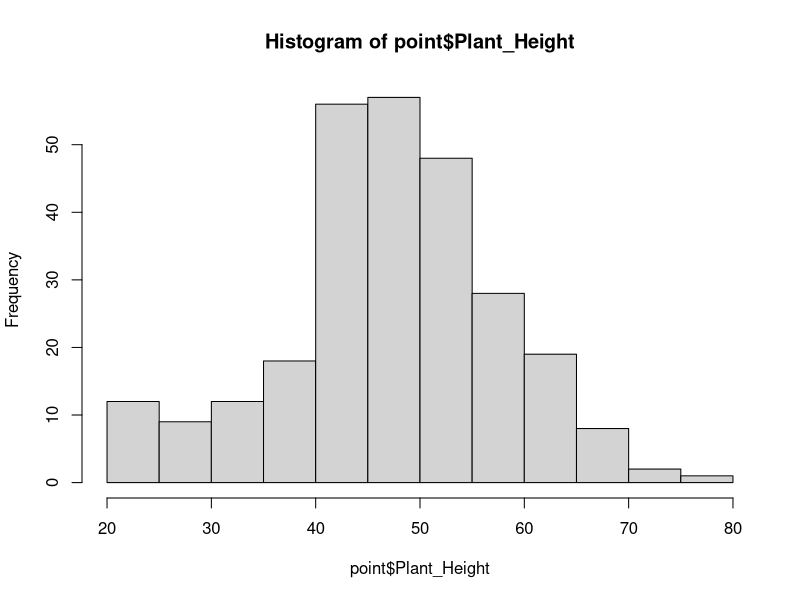
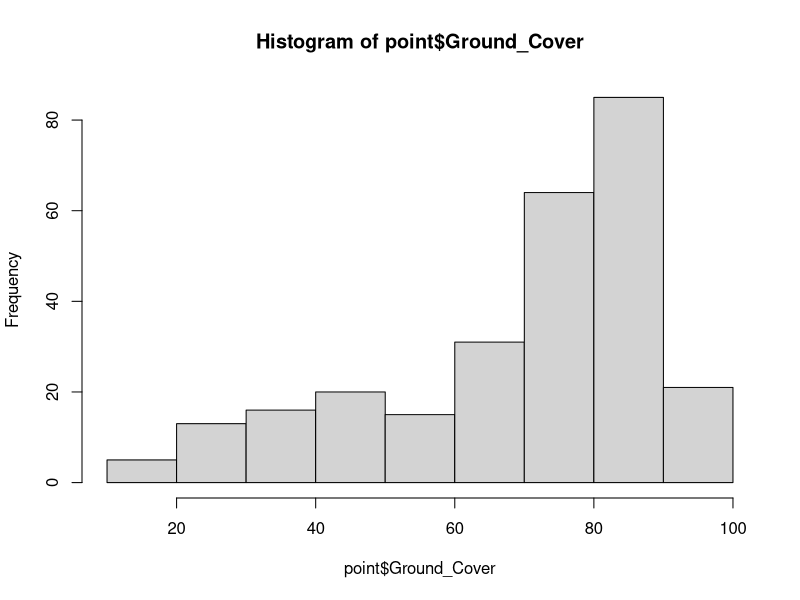

R code for these plots, in order: (Note: this script raises an error after producing the figures.)
options(scipen = 999) #prevents r from automatically displaying large numbers with scientic notation

#Author: Rhiannon Bird
#Written under version R 4.5.1

#This script contains the data prepping, exploration and manipulation before moving into actual analysis


#Libraries----

library("dplyr")
library('vegan')
library("corrplot")
library("tidyr")
library("tibble")


#Data----
point <- read.csv("01. Data/Point_Data.csv")
head(point);dim(point)

field <- read.csv("01. Data/Survey_Data.csv")
head(field);dim(field)

morpho <- read.csv("01. Data/Morphospecies_Data.csv")
head(morpho);dim(morpho)

obs <- read.csv("01. Data/Observation_Data.csv")
head(obs);dim(obs)


#Prepping data----

##Removing unneeded columns----

summary(obs)
obs <- obs[,-which(names(obs) =="Notes")]
obs <- obs[,-which(names(obs) =="Wings")]
head(obs)

head(morpho)
summary(morpho)
morpho <- morpho[,-which(names(morpho)=='NOTES')]
morpho <- morpho[,-which(names(morpho)=='Duplicates')]
morpho <- morpho[,-which(names(morpho)=='Wings')]
morpho <- morpho[,-which(names(morpho)=='Intro_Native')]

summary(point)
hist(point$Plant_Height)
hist(point$Ground_Cover)

summary(field)
field <- field[,-which(names(field)=='Notes')]
field <- field[,-c(7:16)]
field <- field[,-which(names(field) =="NDVIsum_Field")] 
field <- field[,-which(names(field) =="Sample_Date")] 
field <- field[,-which(names(field) =="Potato_Varient_1")] 
field <- field[,-which(names(field) =="Potato_Varient_2")] 
 

table(field$X500m_Prop_Build) #high proportion of zeros makes it unsuitable for modelling 
field <- field[,-which(names(field) =="X500m_Prop_Build")]

table(field$X500m_Prop_Nat_Graze) #high proportion of zeros makes it unsuitable for modelling
field <- field[,-which(names(field) =="X500m_Prop_Nat_Graze")]

table(field$X500m_Rip_Prop)
table(field$X500m_Prop_Crops)
table(field$X500m_Prop_Water)


table(field$X1km_Prop_Build)#Not enough variation in data - unsuitable for modelling
field <- field[,-which(names(field) =="X1km_Prop_Build")]

table(field$X1km_Prop_Nat)#high proportion of zeros makes it unsuitable for modelling 
field <- field[,-which(names(field) =="X1km_Prop_Nat")]

table(field$X1km_Rip_Prop)
table(field$X1km_Prop_Crops)
table(field$X1km_Prop_Water)
table(field$X1km_Prop_Nat_Graze) #high proportion of zeros makes it unsuitable for modelling 
field <- field[,-which(names(field) =="X1km_Prop_Nat_Graze")]

##Some data fixes for functional groups----

table(morpho$Size)
morpho$Size[morpho$Size == "5-Oct"] <- "5-10"
morpho$Size[morpho$Size == "Oct-15"] <- "10-15"

#Since all levels greater then 10mm only have 1 morphospecies I'm combining together into  >10
morpho$Size[morpho$Size == ">30"] <- ">10"
morpho$Size[morpho$Size == "20-30"] <- ">10"
morpho$Size[morpho$Size == "15-20"] <- ">10"
morpho$Size[morpho$Size == "10-15"] <- ">10"

table(morpho$Size)
morpho$Size[is.na(morpho$Size)] <- "No_Size"

table(morpho$Trophic)
morpho$Trophic[morpho$Trophic == "Ominvore"] <- "Omnivore"


table(morpho$Hunting.Style)
morpho$Hunting.Style[is.na(morpho$Hunting.Style)] <- "Non-Predator"

#Correlation for environmental variables----

cordata <- data.frame(ID = point$Survey_Field,Height = point$Plant_Height,GC = point$Ground_Cover,Position = point$Spatial_Position)

cordata <- merge(cordata,field, by = "ID")

head(cordata);dim(cordata)

cordata <- cordata %>% dplyr::select(Height, GC, Position,Day_Sampled,Crop_Age_Days,Field_Area_m2,X500m_Prop_Crops,X500m_Prop_Water,X1km_Prop_Crops,X1km_Prop_Water,NDVImean_Field,NDVIsum_500m,NDVIsum_1km,X500m_Rip_Prop,X1km_Rip_Prop)

cordata$Position[cordata$Position == 'Outer'] <- 1
cordata$Position[cordata$Position == 'Inner'] <- 2
cordata$Position <- as.numeric(cordata$Position)

str(cordata)#checking for any other character variables
cor <- cor(cordata,method = "spearman")
colnames(cor) <- c("Height", "GC", "Position","Day Sampled","Crop Age","Field Area","Cropping 500m","Water 500m","Cropping 1000m","Water 1000m","Field NDVI (M)","NDVI 500m (S)","NDVI 1000m (S)","Riparian 500m","Riparian 1000m")
rownames(cor) <- c("Height", "GC", "Position","Day Sampled","Crop Age","Field Area","Cropping 500m","Water 500m","Cropping 1000m","Water 1000m","Field NDVI (M)","NDVI 500m (S)","NDVI 1000m (S)","Riparian 500m","Riparian 1000m")

dev.new(height=8,width=8,dpi=80,pointsize=14,noRStudioGD = T)
corrplot::corrplot(cor,method="color",  
                   type="upper",addCoef.col = 'black',number.cex = 0.6)
head(cor)


#Variables with the most amount of associated correlated variables were removed until we have no correlated variables: Cropping 500m, riparian 500m, water 500m

#Checking how many correlated variables are left when the ones above have been removed
head(cordata)
cordata2 <- cordata %>% dplyr::select(-X500m_Prop_Crops,-X500m_Prop_Water,-X500m_Rip_Prop)
cor2 <- cor(cordata2,method = "spearman")

dev.new(height=8,width=8,dpi=80,pointsize=14,noRStudioGD = T)
corrplot::corrplot(cor2,method="color",  
                   type="upper",addCoef.col = 'black',number.cex = 0.6)

#Correlated variables left are NDVI sum 500m and 1km (expected) and 1km water and 1km riparian 
#we proceeded with NDVI 1km so it's on the same scale as other landscape variables and we chose riparian veg over water as we know from literature extra habitat impacts the invertebrate field communities

head(cor)

#Merging data bases----

variables <- data.frame(Site = point$Site,Height = point$Plant_Height,GC = point$Ground_Cover,Position = point$Spatial_Position,ID = point$Survey_Field)

variables <- merge(variables,field, by = "ID")

head(variables);dim(variables)

variables <- variables %>% dplyr::select(ID,Site,Field,Height, GC, Position,Day_Sampled,Crop_Age_Days,Field_Area_m2,X1km_Prop_Crops, NDVImean_Field,NDVIsum_1km,X1km_Rip_Prop)
head(variables);dim(variables)

invert <- data.frame(ID = obs$Site,Morphospecies = obs$Morphospecies)
head(invert)

invert <- merge(invert,morpho,by = "Morphospecies")
head(invert);dim(invert)

##removing wasps, Lepidoptera and serpintine leaf miner
dim(invert)

table(invert$Trophic)
length(which(invert$Trophic == 'Parasite'))
invert <- subset(invert, Trophic != 'Parasite' | is.na(Trophic))

table(invert$Order)
length(which(invert$Order == 'Lepidoptera'))
invert <- subset(invert, Order != 'Lepidoptera' | is.na(Order))

length(invert$Morphospecies[invert$Morphospecies == 'Serpintine_Leaf_Miner'])
invert <- subset(invert, Morphospecies != 'Serpintine_Leaf_Miner' | is.na(Morphospecies))

dim(morpho)

table(morpho$Trophic)
length(which(morpho$Trophic == 'Parasite'))
morpho <- subset(morpho, Trophic != 'Parasite' | is.na(Trophic))

table(morpho$Order)
length(which(morpho$Order == 'Lepidoptera'))
morpho <- subset(morpho, Order != 'Lepidoptera' | is.na(Order))

length(morpho$Morphospecies[morpho$Morphospecies == 'Serpintine_Leaf_Miner'])
morpho <- morpho[morpho$Morphospecies != 'Serpintine_Leaf_Miner',]


#total observations = 2329

setdiff(unique(morpho$Morphospecies), unique(invert$Morphospecies))

#need to remove two from morpho to make sure that its got the same species are were observed
#double checking they aren't in the observations
invert[invert$Morphospecies == 'Brown_Weevil',] 
invert[invert$Morphospecies == 'Small_Ant',]
#They aren't so can remove from morphospecies list

morpho <- morpho[morpho$Morphospecies != 'Brown_Weevil',]
morpho <- morpho[morpho$Morphospecies != 'Small_Ant',]
head(morpho);dim(morpho)

#Checking the groups----
head(invert)
length(point$Site) #total of 220 points

table(invert$Order) #must have more then number of points in order to be included in functional diversity analysis 

table(invert$Order,invert$ID)

table(invert$Order,invert$Trophic)
table(invert$Order,invert$Size)
table(invert$Order,invert$Hunting.Style)

#Prep for taxonomic Modelling----

names(invert)[names(invert) == "ID"] <- "Site"

TaxModel <- data.frame(Site = variables$Site)
head(TaxModel);dim(TaxModel)

##Species Richness----

richness <- aggregate(Morphospecies ~ Site, data = invert, FUN = function(x) length(unique(x)))
TaxModel <- merge(TaxModel,richness,by = "Site",all.x = T)
head(TaxModel);dim(TaxModel)
colnames(TaxModel)[2] <- "Species_Rich"
head(TaxModel);dim(TaxModel)

min(TaxModel$Species_Rich,na.rm=T)
max(TaxModel$Species_Rich,na.rm=T)

TaxModel$Species_Rich[is.na(TaxModel$Species_Rich)] <- 0

##Diversity (Inverse Simpson's diversity index)----

#diversity(table(x), index = "invsimpson")
#table (x) makes a table of species counts which is used to calculate diversity

diversity <- aggregate(Morphospecies ~ Site, data = invert, FUN = function(x) diversity(table(x), index = "invsimpson"))
TaxModel <- merge(TaxModel,diversity,by = "Site",all.x = T)
head(TaxModel);dim(TaxModel)
colnames(TaxModel)[3] <- "Diversity"
head(TaxModel);dim(TaxModel)

min(TaxModel$Diversity,na.rm=T)
max(TaxModel$Diversity,na.rm=T)

TaxModel$Diversity[is.na(TaxModel$Diversity)] <- 0

##Adding Variables and XY Coordinates----

TaxModel <- merge(TaxModel,variables,by = "Site")
head(TaxModel);dim(TaxModel)

#need XY in data to check for spatial autocorrelation in models later on in process

head(point);dim(point)

coords <- point %>% dplyr::select(Site, X_Cor,Y_Cor,Survey)
head(coords);dim(coords)

coords <- coords[coords$Survey != 1, ]
coords$Survey <- NULL

TaxModel <- merge(TaxModel,coords,by = "Site")
head(TaxModel);dim(TaxModel)


#Setting up for RLQ Analysis----

##L Data (Site x Species)----

head(invert);dim(invert)

#filter for orders included in functional analysis

invert_filtered <- invert[invert$Order %in% c("Araneae", "Coleoptera", "Hemiptera"), ]

head(invert_filtered);dim(invert_filtered)

#Count occurrences of each morphospecies at each site
L_table <- invert_filtered %>%
  group_by(Site, Morphospecies) %>%
  summarise(abundance = n(), .groups = 'drop') %>%
  pivot_wider(names_from = Morphospecies, 
              values_from = abundance, 
              values_fill = 0)
head(L_table);dim(L_table)
L_table[1,1]

#Convert to data frame with sites as row names
L_matrix <- L_table %>%
  column_to_rownames("Site") %>%
  as.data.frame()
head(L_matrix);dim(L_matrix)

##Q Data (Species x Trait)----

head(invert_filtered)

#Get unique morphospecies with traits
Q_table <- invert_filtered %>%
  select(Morphospecies, Order, Size, Hunting.Style, Trophic) %>%
  distinct()
head(Q_table);dim(Q_table)

Q_matrix <- Q_table %>%
  column_to_rownames("Morphospecies") %>%
  as.data.frame()
head(Q_matrix);dim(Q_matrix)


##R Data (Site x Environmental)----

head(variables);dim(variables)

R_table <- variables %>%
  select(-ID, -Field)
head(R_table);dim(R_table)

#to make the next part transform correctly
R_table <- as.data.frame(R_table)
rownames(R_table) <- NULL

R_matrix <- R_table %>%
  column_to_rownames("Site") %>%
  as.data.frame()

##Checking that it worked----

#first up is sites

sites_L <- rownames(L_matrix)
sites_R <- rownames(R_matrix)

if (!all(sites_L %in% sites_R)) {
  warning("Some sites in L table are not in R table")
  print(setdiff(sites_L, sites_R))
} #Needs fixing

if (!all(sites_R %in% sites_L)) {
  warning("Some sites in R table are not in L table")
  print(setdiff(sites_R, sites_L))
} #Needs fixing

#fix missing sites and make sure sites are in the same order for both
common_sites <- intersect(sites_L, sites_R)
L_matrix <- L_matrix[common_sites, ]
R_matrix <- R_matrix[common_sites, ]

sites_L.2 <- rownames(L_matrix)
sites_R.2 <- rownames(R_matrix)

if (!all(sites_R.2 %in% sites_L.2)) {
  warning("Some sites in R table are not in L table")
  print(setdiff(sites_R.2, sites_L.2))
} #fixed they match

#Now checking morphospecies 

species_L <- colnames(L_matrix)
species_Q <- rownames(Q_matrix)

if (!all(species_L %in% species_Q)) {
  warning("Some morphospecies in L table are not in Q table")
  print(setdiff(species_L, species_Q))
} #looks good

if (!all(species_Q %in% species_L)) {
  warning("Some morphospecies in Q table are not in L table")
  print(setdiff(species_Q, species_L))
} #looks good

#match Q order to L
Q_matrix <- Q_matrix[species_L, ]

##Fixing missing values----

any(is.na(L_matrix)) #No NA's
any(is.na(R_matrix)) #No NA's
any(is.na(Q_matrix)) #No NA's

#Traits need to be factors

Q_matrix[] <- lapply(Q_matrix, as.factor)
str(Q_matrix)

levels(Q_matrix$Size)
Q_matrix$Size <- factor(Q_matrix$Size, 
                        levels = c("0-2.5", "2.5-5", "5-10", 
                                   ">10", "No_Size", "Unknown"),
                        ordered = TRUE)
levels(Q_matrix$Size)

#then also for position
R_matrix$Position <- as.factor(R_matrix$Position)

#END
